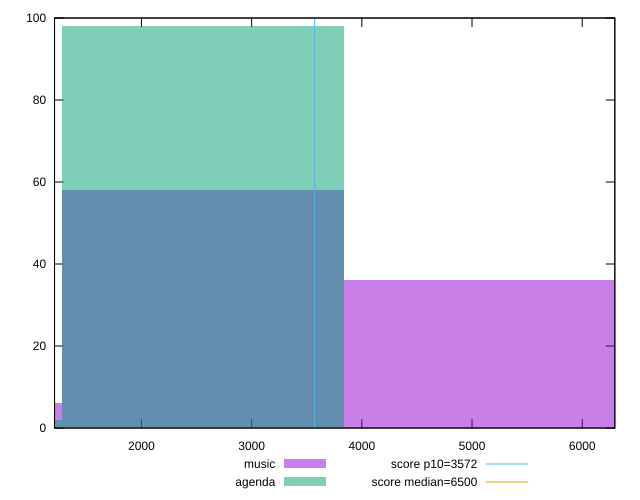

Here is the gnuplot script that generated this plot:
reset

$music <<EOF
2555.970554464676 58
5111.941108929352 36
0 6
EOF

$agenda <<EOF
2555.970554464676 98
0 2
EOF

set key outside below
set boxwidth 2555.970554464676
set xrange [1211.568:6295.750999999998]
set yrange [0:100]
set trange [0:100]
set style fill transparent solid 0.5 noborder

set parametric
set terminal svg size 640, 500 enhanced background rgb 'white'
set output "report/report_00029_2021-02-24T13-36-40.390Z/first-cpu-idle/comparison/histogram/0_vs_1.svg"

plot $music title "music" with boxes, \
     $agenda title "agenda" with boxes, \
     3572,t title "score p10=3572", \
     6500,t title "score median=6500"

reset
